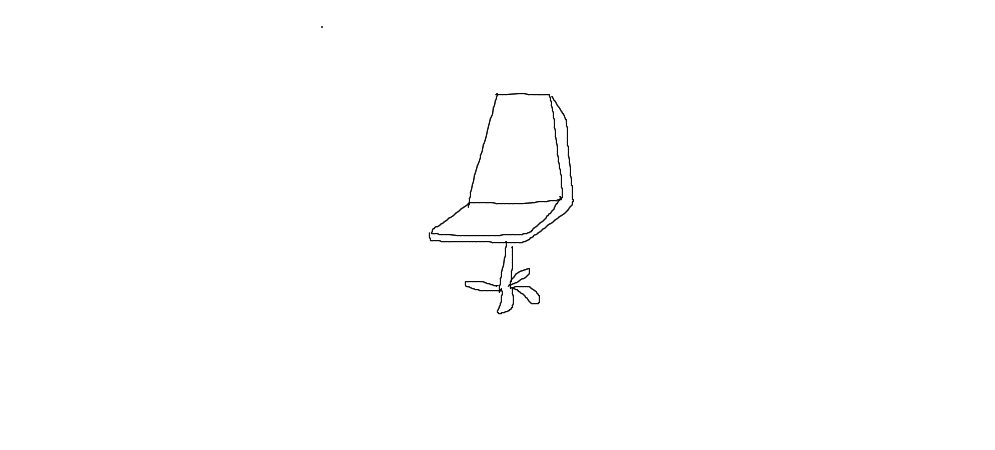
#> input picture preprocess/input.png, 995 x 450 px
$ python -i process.py   (imports and definitions only)
#> lines starting #> are read from the running program, lines starting #| are printed output that depends on the picture; after the words box and inside, x2 and y2 are one past the last pixel; in counts of white or black regions, pixels touching at a corner belong together
from __future__ import absolute_import
from __future__ import division
from __future__ import print_function


import argparse
import os
import tensorflow as tf
import numpy as np
import tfimage as im
import threading
import time
import cv2
from skimage.morphology import thin

edge_pool = None


parser = argparse.ArgumentParser()
# [14 lines not run here, left out]

# [75 lines left out: functions resize, blank, combine, not called in this run]


def grayscale(src):
    return im.grayscale_to_rgb(images=im.rgb_to_grayscale(images=src))


def crop_and_resize(src, return_gray = False):
    """
    crop edge image to discard white pad, and resize to training size
    based on: https://stackoverflow.com/questions/48395434/how-to-crop-or-remove-white-background-from-an-image
    [OBS!] only works on image with white background
    """
    height, width, _ = src.shape

    # (1) Convert to gray, and threshold
    gray = cv2.cvtColor(src, cv2.COLOR_BGR2GRAY)
    th, threshed = cv2.threshold(gray, 240, 255, cv2.THRESH_BINARY_INV)

    # (2) Morph-op to remove noise
    kernel = cv2.getStructuringElement(cv2.MORPH_ELLIPSE, (11, 11))
    morphed = cv2.morphologyEx(threshed, cv2.MORPH_CLOSE, kernel)

    # (3) Find the max-area contour
    cnts = cv2.findContours(morphed, cv2.RETR_EXTERNAL, cv2.CHAIN_APPROX_SIMPLE)[-2]
    cnt = sorted(cnts, key=cv2.contourArea)[-1]

    # (4) Crop
    x, y, w, h = cv2.boundingRect(cnt)
    x_1 = max(x, x - 10)
    y_1 = max(y, y - 10)
    x_2 = min(x+w, width)
    y_2 = min(y+h, height)
    if return_gray:
        dst = gray[y_1:y_2, x_1:x_2]
    else:
        dst = src[y_1:y_2, x_1:x_2]
    # pad white to resize
    height = int(max(0, w - h) / 2.0)
    width = int(max(0, h - w) / 2.0)
    padded = cv2.copyMakeBorder(dst, height, height, width, width, cv2.BORDER_CONSTANT, value=[255, 255, 255])

    return cv2.resize(padded, (a.size, a.size), interpolation=cv2.INTER_NEAREST)


# [11 lines left out: function edges, not called in this run]


def skeletonize_edge(src):
    # Process sketch to fit input. Only used for test input
    src = np.asarray(src * 255, np.uint8)
    # Crop the sketch and minimize white padding.
    cropped = crop_and_resize(src, return_gray=True)
    # Skeletonize the lines
    skeleton = thin(cv2.bitwise_not(cropped))
    final = np.asarray(1 - np.float32(skeleton))
    return cv2.cvtColor(final, cv2.COLOR_GRAY2BGR)

# [23 lines left out: function process, not called in this run]


complete_lock = threading.Lock()
start = None
num_complete = 0
total = 0

# [16 lines left out: function complete, not called in this run]


def main():
    if not tf.io.gfile.exists(a.output_dir):
        tf.io.gfile.makedirs(a.output_dir)
    if a.operation == "edges" and a.crop:
        try:
            if not tf.io.gfile.exists(a.crop_dir):
                tf.io.gfile.makedirs(a.crop_dir)
        except Exception as e:
            raise Exception("invalid crop_dir: {:s}".format(e))

    src_paths = []
    dst_paths = []

    skipped = 0
    for src_path in im.find(a.input_dir):
        name, _ = os.path.splitext(os.path.basename(src_path))
        dst_path = os.path.join(a.output_dir, name + ".png")
        if tf.io.gfile.exists(dst_path):
            skipped += 1
        else:
            src_paths.append(src_path)
            dst_paths.append(dst_path)

    print("skipping %d files that already exist" % skipped)

    global total
    total = len(src_paths)

    print("processing %d files" % total)

    global start
    start = time.time()


    if a.workers == 1:
        with tf.Session() as sess:
            for src_path, dst_path in zip(src_paths, dst_paths):
                process(src_path, dst_path)
                complete()
    else:
        queue = tf.train.input_producer(zip(src_paths, dst_paths), shuffle=False, num_epochs=1)
        dequeue_op = queue.dequeue()

        # [11 lines left out: function worker, not called in this run]

        # init epoch counter for the queue
        local_init_op = tf.local_variables_initializer()
        with tf.Session() as sess:
            sess.run(local_init_op)

            coord = tf.train.Coordinator()
            threads = tf.train.start_queue_runners(coord=coord)
            for i in range(a.workers):
                t = threading.Thread(target=worker, args=(coord,))
                t.start()
                threads.append(t)

            try:
                coord.join(threads)
            except KeyboardInterrupt:
                coord.request_stop()
                coord.join(threads)

# [1 line that did not run here, left out]

>>> import cv2
>>> picture = cv2.imread('../preprocess/input.png')
#> picture is the input picture: shape (450, 995, 3); min 0, max 255, mean 254.1
>>> result = skeletonize_edge(picture)
#> in skeletonize_edge, `src = np.asarray(src * 255, np.uint8)`:
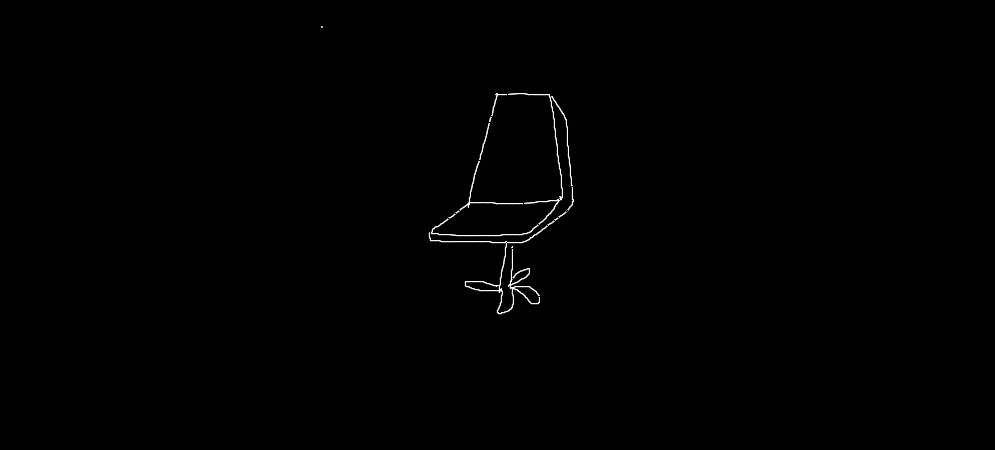
#> src: shape (450, 995, 3); min 0, max 255, mean 1.8
#> in crop_and_resize, `th, threshed = cv2.threshold(gray, 240, 255, cv2.THRESH_BINARY_INV)`:
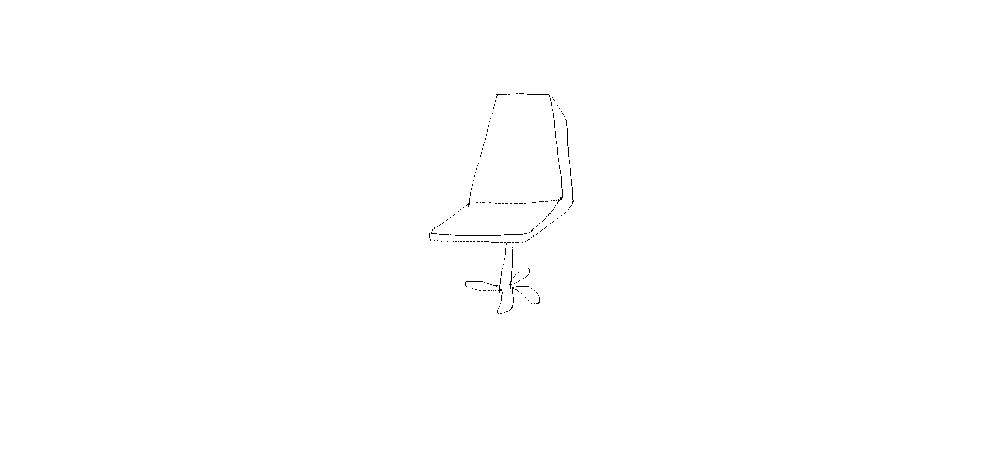
#> threshed: shape (450, 995); 99.8% white; black in thin lines or dots, all inside (x1, y1, x2, y2) = (429, 93, 574, 314)
#> in crop_and_resize, `morphed = cv2.morphologyEx(threshed, cv2.MORPH_CLOSE, kernel)`: morphed: shape (450, 995); every value is 255
#> in crop_and_resize, `cnts = cv2.findContours(morphed, cv2.RETR_EXTERNAL, cv2.CHAIN_APPROX_S..`: cnts = [[[0, 0], [0, 449], [994, 449], [994, 0]]]
#> in crop_and_resize, `cnt = sorted(cnts, key=cv2.contourArea)[-1]`: cnt = [[0, 0], [0, 449], [994, 449], [994, 0]]
#> in crop_and_resize, `x, y, w, h = cv2.boundingRect(cnt)`: x = 0; w = 995; h = 450
#> in crop_and_resize, `x_1 = max(x, x - 10)`: x_1 = 0
#> in crop_and_resize, `x_2 = min(x+w, width)`: x_2 = 995
#> in crop_and_resize, `y_2 = min(y+h, height)`: y_2 = 450
#> in crop_and_resize, `height = int(max(0, w - h) / 2.0)`: height = 272
#> in crop_and_resize, `width = int(max(0, h - w) / 2.0)`: width = 0
#> in crop_and_resize, `padded = cv2.copyMakeBorder(dst, height, height, width, width, cv2.BOR..`:
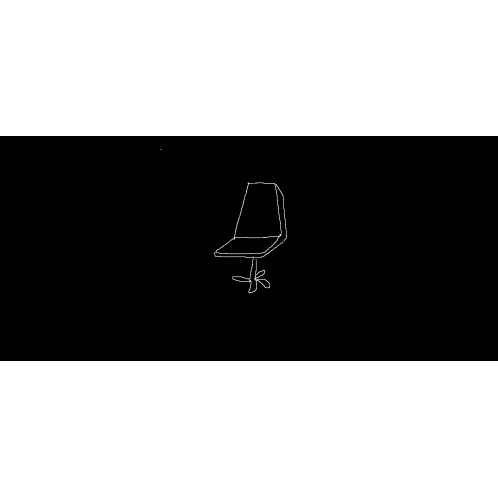
#> padded: shape (994, 995) (shown at 1/2 size); min 0, max 255, mean 140.4
#> (the run stopped early here; a loop or call above may not have finished)
